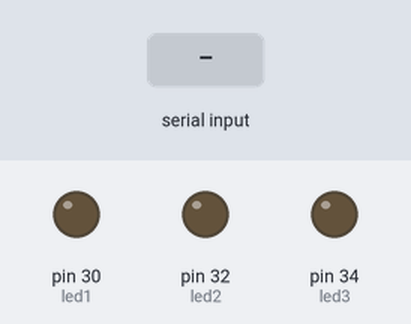
Bench run of a sketch on a simulated Arduino Mega 2560, built with avr-gcc and run on an emulated ATmega2560. On the bench: output pins drawn as LEDs (lit = HIGH). Dashed ring = blinking. Inputs (shaded band) come from the test bench.

Above: at 1.2 s.
1.3 s: "c" received over Serial
At 1.7 s:
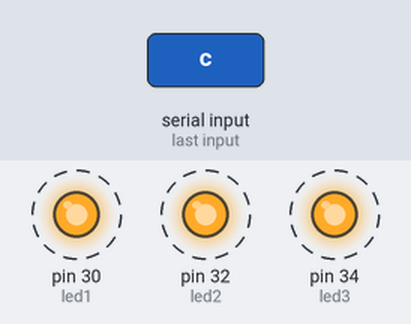
4.3 s: "b" received over Serial
At 4.7 s:
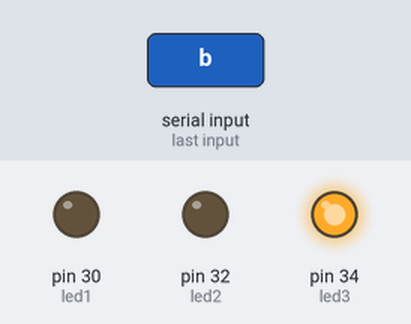
7.3 s: "a" received over Serial
At 8.2 s:
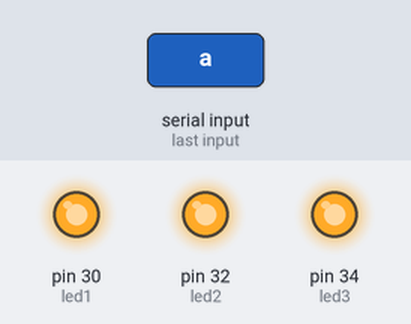
Timing chart, 0 to 10.8 s (numbered marks = the images above; inputs shaded):
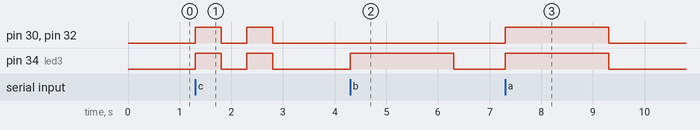

The sketch:

sketch_tempLaser.ino
```cpp
int led1 = 30;
int led2 = 32;
int led3 = 34;
byte data;

void setup() {
  // put your setup code here, to run once:


pinMode(led1, OUTPUT);
pinMode(led2, OUTPUT);
pinMode(led3, OUTPUT);
Serial.begin(9600);
}

void loop() {
  // put your main code here, to run repeatedly:

  data = Serial.read();

  if(data=='a'){
      digitalWrite(led1, HIGH);
      digitalWrite(led2, HIGH);
      digitalWrite(led3, HIGH);
      delay(2000);
      digitalWrite(led1, LOW);
      digitalWrite(led2, LOW);
      digitalWrite(led3, LOW);
      delay(500);

  }

   if(data=='b'){
      digitalWrite(led1, LOW);
      digitalWrite(led2, LOW);
      digitalWrite(led3, HIGH);
      delay(2000);
      digitalWrite(led1, LOW);
      digitalWrite(led2, LOW);
      digitalWrite(led3, LOW);
      delay(500);
  }

   if(data=='c'){
      digitalWrite(led1, HIGH);
      digitalWrite(led2, HIGH);
      digitalWrite(led3, HIGH);
      delay(500);
      digitalWrite(led1, LOW);
      digitalWrite(led2, LOW);
      digitalWrite(led3, LOW);
      delay(500);

      digitalWrite(led1, HIGH);
      digitalWrite(led2, HIGH);
      digitalWrite(led3, HIGH);
      delay(500);
      digitalWrite(led1, LOW);
      digitalWrite(led2, LOW);
      digitalWrite(led3, LOW);
      delay(500);
  }
}
```

Measured:
- after the input at 1.3 s, pin 30 (led1), pin 32 (led2), pin 34 (led3): alternates HIGH for 0.50 s and LOW for 0.50 s, 4 changes in all, then stays LOW, starting at once
- after the input at 4.3 s, pin 34 (led3): LOW → HIGH at once, → LOW 2.0 s later
- after the input at 7.3 s, pin 30 (led1), pin 32 (led2), pin 34 (led3): LOW → HIGH at once, → LOW 2.0 s later
